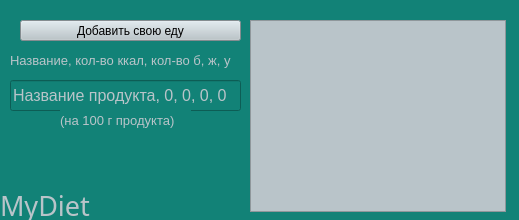
<?xml version="1.0" encoding="UTF-8"?>
<ui version="4.0">
 <class>Form</class>
 <widget class="QWidget" name="Form">
  <property name="enabled">
   <bool>true</bool>
  </property>
  <property name="geometry">
   <rect>
    <x>0</x>
    <y>0</y>
    <width>519</width>
    <height>220</height>
   </rect>
  </property>
  <property name="windowTitle">
   <string>Form</string>
  </property>
  <property name="styleSheet">
   <string notr="true">background-color:rgb(18, 130, 119)</string>
  </property>
  <widget class="QPushButton" name="add_user_food">
   <property name="geometry">
    <rect>
     <x>20</x>
     <y>20</y>
     <width>221</width>
     <height>21</height>
    </rect>
   </property>
   <property name="styleSheet">
    <string notr="true">background-color:  rgb(185, 196, 201)</string>
   </property>
   <property name="text">
    <string>Добавить свою еду</string>
   </property>
  </widget>
  <widget class="QLineEdit" name="user_food">
   <property name="enabled">
    <bool>true</bool>
   </property>
   <property name="geometry">
    <rect>
     <x>10</x>
     <y>80</y>
     <width>231</width>
     <height>31</height>
    </rect>
   </property>
   <property name="font">
    <font>
     <pointsize>12</pointsize>
    </font>
   </property>
   <property name="styleSheet">
    <string notr="true">color:  rgb(185, 196, 201)</string>
   </property>
   <property name="text">
    <string>Название продукта, 0, 0, 0, 0</string>
   </property>
  </widget>
  <widget class="QLabel" name="app_logo">
   <property name="geometry">
    <rect>
     <x>0</x>
     <y>190</y>
     <width>131</width>
     <height>31</height>
    </rect>
   </property>
   <property name="font">
    <font>
     <family>Poor Richard</family>
     <pointsize>20</pointsize>
    </font>
   </property>
   <property name="styleSheet">
    <string notr="true">color:  rgb(185, 196, 201)</string>
   </property>
   <property name="text">
    <string>MyDiet</string>
   </property>
  </widget>
  <widget class="QLabel" name="label_3">
   <property name="enabled">
    <bool>true</bool>
   </property>
   <property name="geometry">
    <rect>
     <x>10</x>
     <y>50</y>
     <width>251</width>
     <height>21</height>
    </rect>
   </property>
   <property name="font">
    <font>
     <pointsize>10</pointsize>
    </font>
   </property>
   <property name="styleSheet">
    <string notr="true">color:  rgb(185, 196, 201)</string>
   </property>
   <property name="text">
    <string>Название, кол-во ккал, кол-во б, ж, у </string>
   </property>
  </widget>
  <widget class="QLabel" name="label_4">
   <property name="enabled">
    <bool>true</bool>
   </property>
   <property name="geometry">
    <rect>
     <x>60</x>
     <y>110</y>
     <width>131</width>
     <height>21</height>
    </rect>
   </property>
   <property name="font">
    <font>
     <pointsize>10</pointsize>
    </font>
   </property>
   <property name="styleSheet">
    <string notr="true">color:  rgb(185, 196, 201)</string>
   </property>
   <property name="text">
    <string>(на 100 г продукта)</string>
   </property>
  </widget>
  <widget class="QListWidget" name="food">
   <property name="geometry">
    <rect>
     <x>250</x>
     <y>20</y>
     <width>256</width>
     <height>192</height>
    </rect>
   </property>
   <property name="styleSheet">
    <string notr="true">background-color:  rgb(185, 196, 201)</string>
   </property>
  </widget>
 </widget>
 <resources/>
 <connections/>
</ui>
